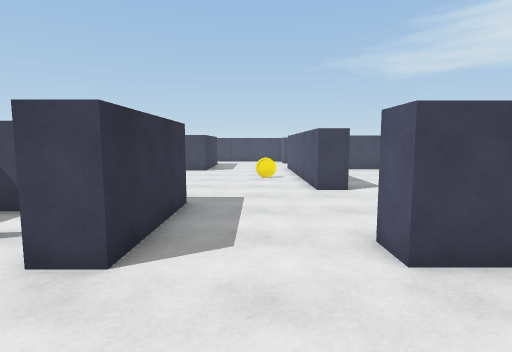
view 1 (above)

23 first-person views from a walk through a scene from a Unity 3-D project. The camera is 1.5 m above the floor, tilts 6° down and sees 80° across. The floor is counted in squares, 1 m on a side. Each view is taken from the middle of a square. On the plan, view 1 faces up. The plan holds only what a view shows up to about 15 squares ahead; the rest is blank. The place goes on beyond the plan.

view 2
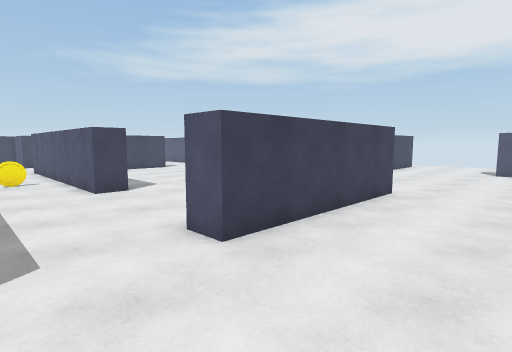

view 3
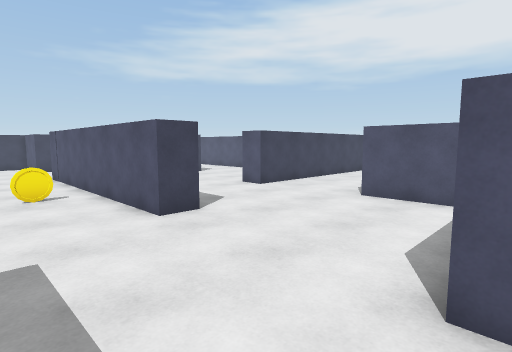

view 4
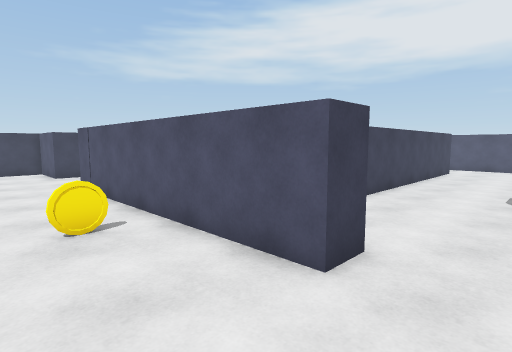

view 5
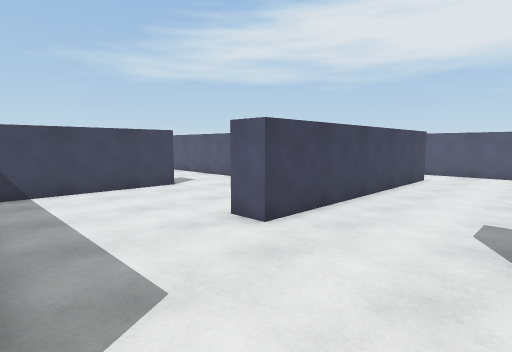

view 6
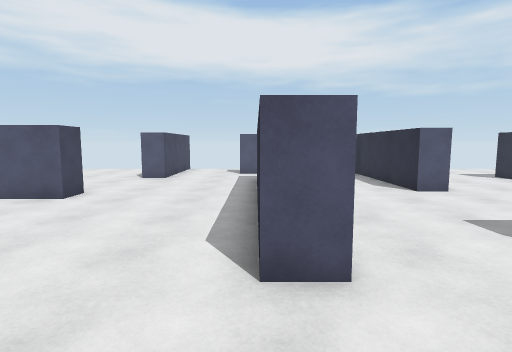

view 7
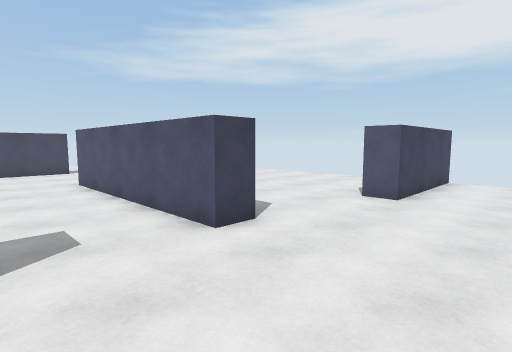

view 8
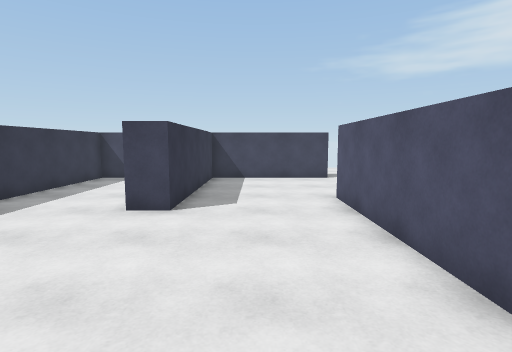

view 9
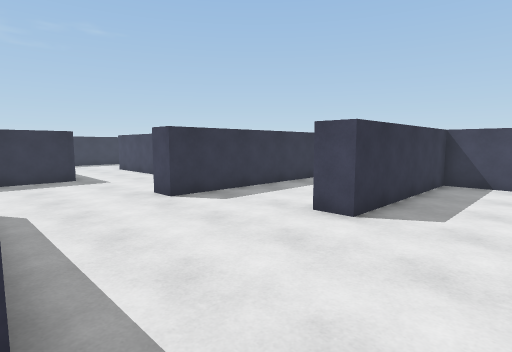

view 10
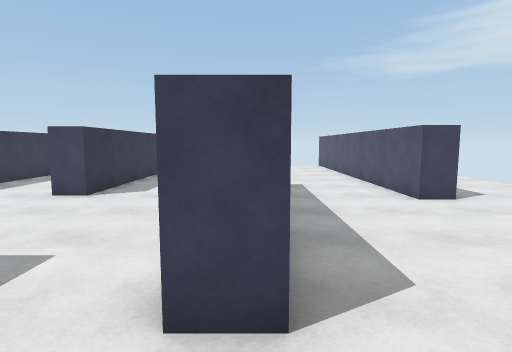

view 11
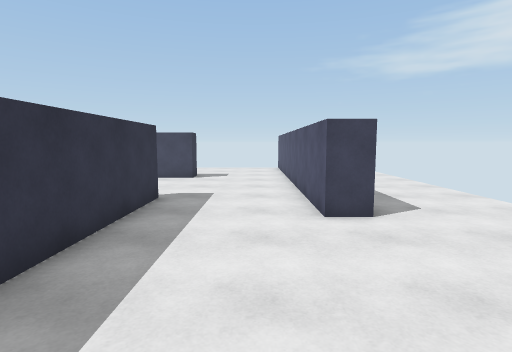

view 12
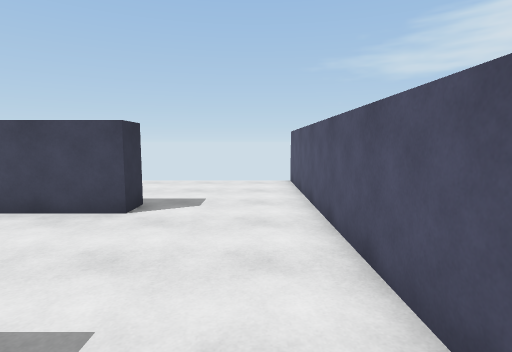

view 13
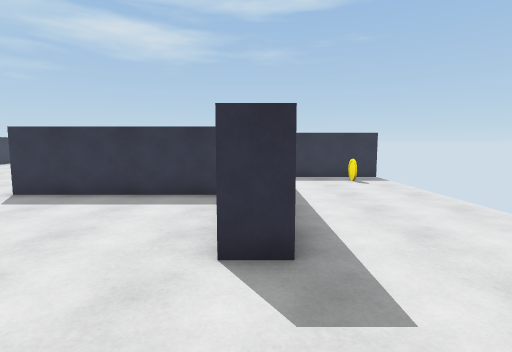

view 14
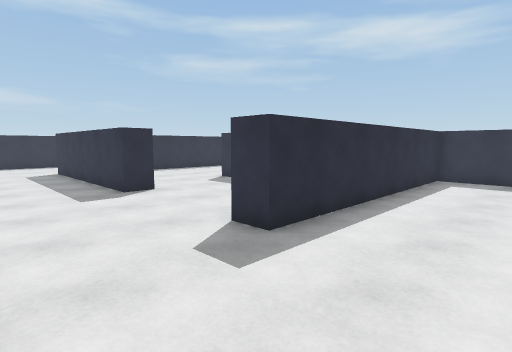

view 15
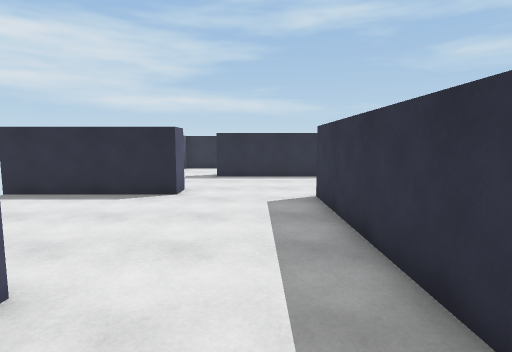

view 16
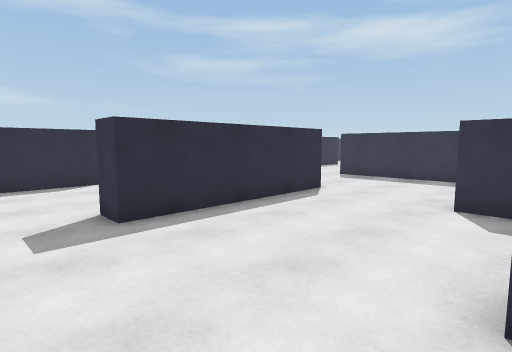

view 17
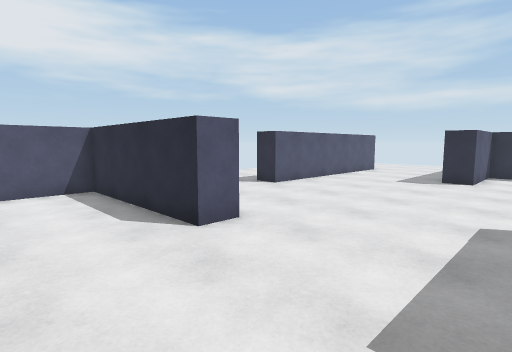

view 18
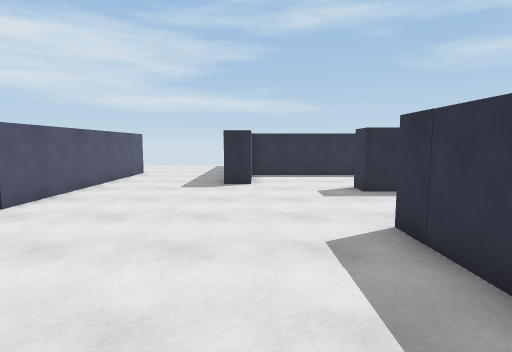

view 19
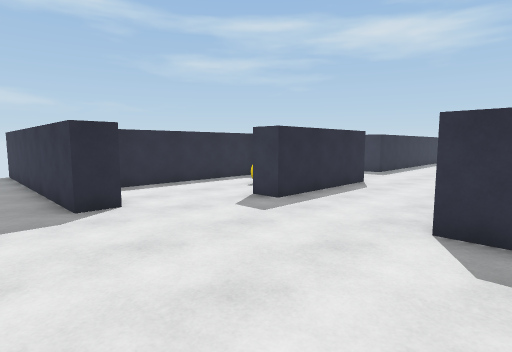

view 20
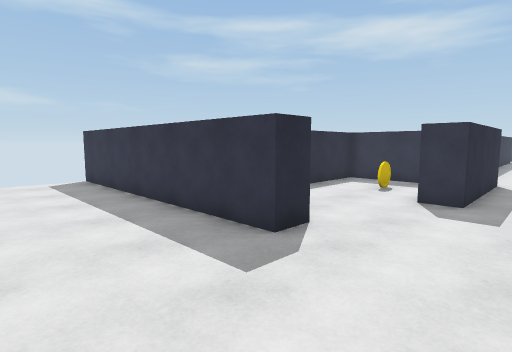

view 21
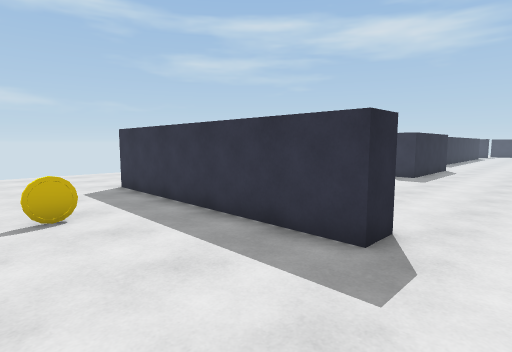

view 22
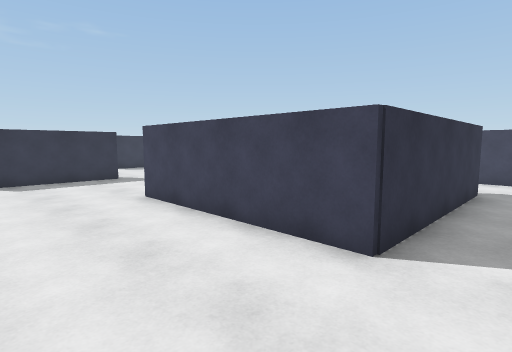

view 23
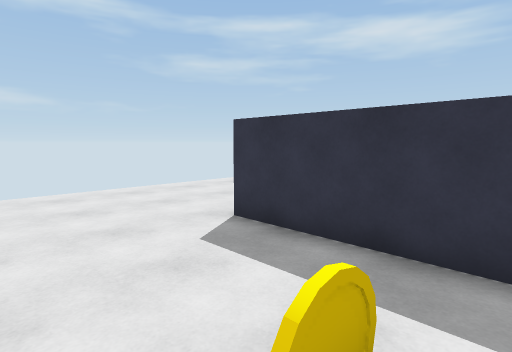

### Floor plan
Points are (right, up) in squares from view 1. A wall is a line through its corners. A room is listed if a view was taken in it or the views show most of it. See-through windows are left out.
Room 1 (views 1, 2, 3, 4, 5, 6, 7, 8, 9, 10, 11, 12, 13, 14, 15, 16, 17, 18, 19, 20, 21, 22, 23)
walls: (12.1, 13) (16.9, 13); (8.5, 8.1) (8.5, 3.6) (1.8, 3.6); (16.9, 12) (7.2, 12) (7.2, 13) (10, 13); (7.5, 5.6) (7.5, 8.1); (12.3, 18.3) (12.3, 26.5) (13.3, 26.5) (13.3, 18.3) (12.3, 18.3); (3.1, 9.9) (2, 9.9) (2, 19.2) (8.8, 19.2) (8.8, 18.3) (3.8, 18.3); (20.4, 13.9) (20.4, 6.9) (13.6, 6.9) (13.6, 7.9) (19.4, 7.9) (19.4, 12.8); (2, 3.5) (2, 4.6); (22.6, 17) (17.4, 17) (17.4, 18) (22.6, 18); (-1.8, 7.8) (-1.8, 3.6) (-2.9, 3.6); (2.2, -0.5) (7.6, -0.5) (7.6, -1.6); (18.5, 24.2) (17.4, 24.2) (17.4, 36.5); (3.1, -2.8) (3.1, -5.7) (11.2, -5.7) (11.2, -2.3) (12.2, -2.3) (12.2, -12.6); (16.8, -6) (16.8, 2.1) (17.8, 2.1) (17.8, -6.9); (-2.8, 22.6) (-2.8, 17.5); (4.2, 31.5) (3.1, 31.5) (3.1, 23.4) (2, 23.4) (2, 26) (0.5, 26); (3.1, 36.5) (3.1, 32.5) (13.3, 32.5) (13.3, 31.5) (8.1, 31.5) (8.1, 24.8) (7, 24.8)
objects: other object (0, 14); other object (5, 36); other object (6, -3); other object (21, -3)

Positions as (right, up) in squares from view 1, and headings:
1: (0, 0), facing up
2: (-1, 0), facing up-right
3: (-1, 4), facing up-right
4: (-1, 8), facing up-right
5: (3, 8), facing up-right
6: (4, 13), facing right
7: (9, 14), facing up-right
8: (10, 18), facing up
9: (11, 19), facing up-left
10: (13, 16), facing up
11: (16, 18), facing up
12: (16, 25), facing up
13: (17, 32), facing left
14: (17, 36), facing down-left
15: (15, 27), facing down
16: (11, 25), facing down-left
17: (9, 11), facing down-right
18: (11, 9), facing down
19: (14, 5), facing down-left
20: (16, 1), facing down-left
21: (22, 4), facing down-left
22: (22, 3), facing up-left
23: (22, -2), facing down-left
